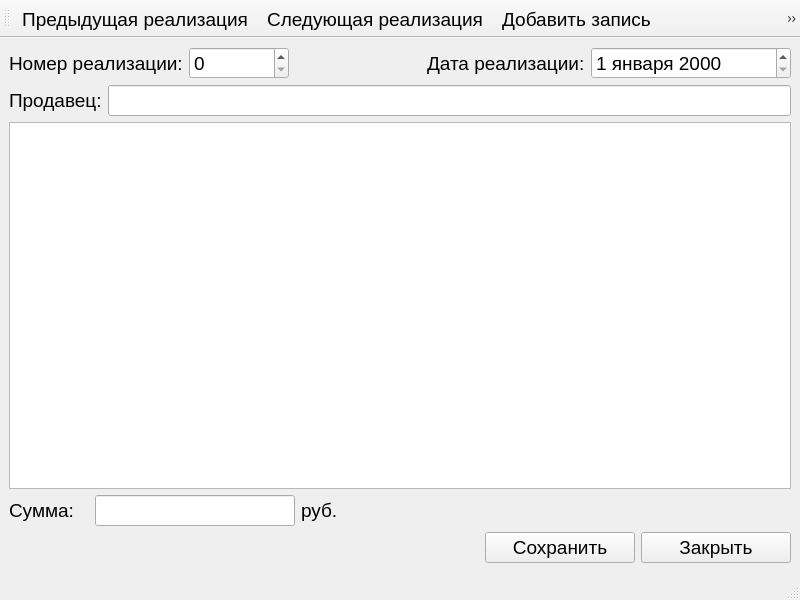
<?xml version="1.0" encoding="UTF-8"?>
<ui version="4.0">
 <class>Information_realization</class>
 <widget class="QMainWindow" name="Information_realization">
  <property name="geometry">
   <rect>
    <x>0</x>
    <y>0</y>
    <width>800</width>
    <height>600</height>
   </rect>
  </property>
  <property name="font">
   <font>
    <pointsize>14</pointsize>
   </font>
  </property>
  <property name="windowTitle">
   <string>MainWindow</string>
  </property>
  <property name="locale">
   <locale language="Russian" country="Russia"/>
  </property>
  <widget class="QWidget" name="centralwidget">
   <layout class="QVBoxLayout" name="verticalLayout">
    <item>
     <layout class="QHBoxLayout" name="horizontalLayout_4">
      <item>
       <layout class="QHBoxLayout" name="horizontalLayout_2">
        <item>
         <widget class="QLabel" name="label_3">
          <property name="maximumSize">
           <size>
            <width>16777215</width>
            <height>16777215</height>
           </size>
          </property>
          <property name="text">
           <string>Номер реализации:</string>
          </property>
         </widget>
        </item>
        <item>
         <widget class="QSpinBox" name="id_spinBox">
          <property name="minimumSize">
           <size>
            <width>100</width>
            <height>0</height>
           </size>
          </property>
          <property name="maximumSize">
           <size>
            <width>10</width>
            <height>16777215</height>
           </size>
          </property>
          <property name="minimum">
           <number>0</number>
          </property>
          <property name="maximum">
           <number>10000</number>
          </property>
         </widget>
        </item>
       </layout>
      </item>
      <item>
       <spacer name="horizontalSpacer_2">
        <property name="orientation">
         <enum>Qt::Horizontal</enum>
        </property>
        <property name="sizeHint" stdset="0">
         <size>
          <width>40</width>
          <height>20</height>
         </size>
        </property>
       </spacer>
      </item>
      <item>
       <layout class="QHBoxLayout" name="horizontalLayout">
        <item>
         <widget class="QLabel" name="label">
          <property name="maximumSize">
           <size>
            <width>16777215</width>
            <height>16777215</height>
           </size>
          </property>
          <property name="text">
           <string>Дата реализации:</string>
          </property>
         </widget>
        </item>
        <item>
         <widget class="QDateEdit" name="dateEdit">
          <property name="minimumSize">
           <size>
            <width>200</width>
            <height>0</height>
           </size>
          </property>
          <property name="maximumSize">
           <size>
            <width>200</width>
            <height>16777215</height>
           </size>
          </property>
          <property name="displayFormat">
           <string>d MMMM yyyy</string>
          </property>
          <property name="timeSpec">
           <enum>Qt::LocalTime</enum>
          </property>
         </widget>
        </item>
       </layout>
      </item>
     </layout>
    </item>
    <item>
     <layout class="QHBoxLayout" name="horizontalLayout_3">
      <item>
       <widget class="QLabel" name="label_5">
        <property name="maximumSize">
         <size>
          <width>16777215</width>
          <height>16777215</height>
         </size>
        </property>
        <property name="text">
         <string>Продавец:</string>
        </property>
       </widget>
      </item>
      <item>
       <widget class="QLineEdit" name="seller_lineEdit"/>
      </item>
     </layout>
    </item>
    <item>
     <widget class="QTableView" name="tableView"/>
    </item>
    <item>
     <layout class="QHBoxLayout" name="horizontalLayout_7">
      <item>
       <layout class="QHBoxLayout" name="horizontalLayout_6">
        <item>
         <widget class="QLabel" name="label_6">
          <property name="maximumSize">
           <size>
            <width>80</width>
            <height>16777215</height>
           </size>
          </property>
          <property name="text">
           <string>Сумма:</string>
          </property>
         </widget>
        </item>
        <item>
         <widget class="QLineEdit" name="SumLineEdit">
          <property name="maximumSize">
           <size>
            <width>200</width>
            <height>16777215</height>
           </size>
          </property>
          <property name="text">
           <string/>
          </property>
         </widget>
        </item>
        <item>
         <widget class="QLabel" name="label_4">
          <property name="text">
           <string>руб.</string>
          </property>
         </widget>
        </item>
       </layout>
      </item>
      <item>
       <spacer name="horizontalSpacer_3">
        <property name="orientation">
         <enum>Qt::Horizontal</enum>
        </property>
        <property name="sizeHint" stdset="0">
         <size>
          <width>40</width>
          <height>20</height>
         </size>
        </property>
       </spacer>
      </item>
     </layout>
    </item>
    <item>
     <layout class="QHBoxLayout" name="horizontalLayout_5">
      <item>
       <spacer name="horizontalSpacer">
        <property name="orientation">
         <enum>Qt::Horizontal</enum>
        </property>
        <property name="sizeHint" stdset="0">
         <size>
          <width>365</width>
          <height>20</height>
         </size>
        </property>
       </spacer>
      </item>
      <item>
       <widget class="QPushButton" name="save_pushButton">
        <property name="minimumSize">
         <size>
          <width>150</width>
          <height>0</height>
         </size>
        </property>
        <property name="maximumSize">
         <size>
          <width>150</width>
          <height>16777215</height>
         </size>
        </property>
        <property name="text">
         <string>Сохранить</string>
        </property>
       </widget>
      </item>
      <item>
       <widget class="QPushButton" name="close_pushButton">
        <property name="minimumSize">
         <size>
          <width>150</width>
          <height>0</height>
         </size>
        </property>
        <property name="maximumSize">
         <size>
          <width>150</width>
          <height>16777215</height>
         </size>
        </property>
        <property name="text">
         <string>Закрыть</string>
        </property>
       </widget>
      </item>
     </layout>
    </item>
   </layout>
  </widget>
  <widget class="QMenuBar" name="menubar">
   <property name="geometry">
    <rect>
     <x>0</x>
     <y>0</y>
     <width>800</width>
     <height>28</height>
    </rect>
   </property>
  </widget>
  <widget class="QStatusBar" name="statusbar"/>
  <widget class="QToolBar" name="toolBar">
   <property name="windowTitle">
    <string>toolBar</string>
   </property>
   <attribute name="toolBarArea">
    <enum>TopToolBarArea</enum>
   </attribute>
   <attribute name="toolBarBreak">
    <bool>false</bool>
   </attribute>
   <addaction name="last_realization"/>
   <addaction name="next_realization"/>
   <addaction name="add_record"/>
   <addaction name="delete_record"/>
  </widget>
  <action name="last_realization">
   <property name="icon">
    <iconset resource="resource.qrc">
     <normaloff>:/image/Action_table_img/previous_record.png</normaloff>:/image/Action_table_img/previous_record.png</iconset>
   </property>
   <property name="text">
    <string>Предыдущая реализация</string>
   </property>
   <property name="menuRole">
    <enum>QAction::NoRole</enum>
   </property>
  </action>
  <action name="next_realization">
   <property name="icon">
    <iconset resource="resource.qrc">
     <normaloff>:/image/Action_table_img/next_record.png</normaloff>:/image/Action_table_img/next_record.png</iconset>
   </property>
   <property name="text">
    <string>Следующая реализация</string>
   </property>
   <property name="menuRole">
    <enum>QAction::NoRole</enum>
   </property>
  </action>
  <action name="add_record">
   <property name="icon">
    <iconset resource="resource.qrc">
     <normaloff>:/image/Action_table_img/add.png</normaloff>:/image/Action_table_img/add.png</iconset>
   </property>
   <property name="text">
    <string>Добавить запись</string>
   </property>
   <property name="menuRole">
    <enum>QAction::NoRole</enum>
   </property>
  </action>
  <action name="delete_record">
   <property name="icon">
    <iconset resource="resource.qrc">
     <normaloff>:/image/Action_table_img/delete.png</normaloff>:/image/Action_table_img/delete.png</iconset>
   </property>
   <property name="text">
    <string>Удалить запись</string>
   </property>
   <property name="menuRole">
    <enum>QAction::NoRole</enum>
   </property>
  </action>
 </widget>
 <resources>
  <include location="resource.qrc"/>
 </resources>
 <connections/>
</ui>
